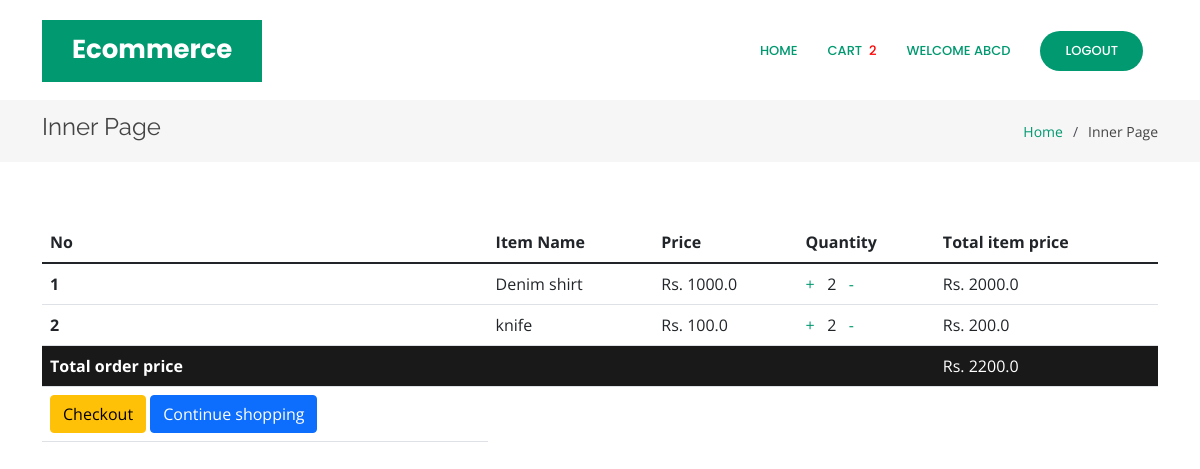
/orderlist (signed in), run on the app's committed database.
### core/models.py (models this page shows, shortened)
class Order(models.Model):
    user = models.ForeignKey(User, on_delete=models.CASCADE)
    items = models.ManyToManyField(OrderItem)
    start_date = models.DateTimeField(auto_now_add=True)
    ordered_date = models.DateTimeField()
    ordered = models.BooleanField(default=False)
    order_id = models.CharField(max_length=100,unique=True,default=None,blank=True,null=True)
    datetime_ofpayment = models.DateTimeField(auto_now_add=True)
    order_delivered = models.BooleanField(default=False)
    order_recieved = models.BooleanField(default=False)
    razorpay_order_id = models.CharField(max_length=500,null=True,blank=True)
    razorpay_payment_id = models.CharField(max_length=500,null=True,blank=True)
    razorpay_signature = models.CharField(max_length=500,null=True,blank=True)
    def get_total_price(self):
        total=0
        for order_item in self.items.all():
            total +=order_item.get_final_price()
        return total

class OrderItem(models.Model):
    user = models.ForeignKey(User, on_delete=models.CASCADE)
    ordered = models.BooleanField(default=False)
    product = models.ForeignKey(Product, on_delete=models.CASCADE)
    quantity = models.IntegerField(default=1)
    def get_total_item_price(self):
        return self.quantity * self.product.price
    def get_final_price(self):
        return self.get_total_item_price()

class Product(models.Model):
    name=models.CharField(max_length=100)
    category = models.ForeignKey('Category', on_delete=models.CASCADE)
    desc = models.TextField()
    price = models.FloatField(default=0.0)
    product_available_count = models.IntegerField(default=0)
    img = models.ImageField(upload_to='images/')

### core/views.py (the view)
# urls.py: path('orderlist',views.orderlist,name="orderlist"),
def orderlist(request):
    if Order.objects.filter(user=request.user,ordered=False).exists():
        order = Order.objects.get(user = request.user,ordered=False)
        return render(request,'core/orderlist.html',{'order':order})
    return render(request,'core/orderlist.html',{'message':"Your cart is empty"})

### core/templatetags/cart_template_tag.py (called while the page is built)
@register.filter
def cart_item_count(user):
    if user.is_authenticated:
        qs = Order.objects.filter(user=user,ordered=False)
        if qs.exists():
            return qs[0].items.count()
    return 0

### templates/core/orderlist.html (shortened to what this page needs)
<!DOCTYPE html>
{% load static %}
{% load cart_template_tag %}
<html lang="en">
<head>
  <link href="{% static 'core/vendor/aos/aos.css' %}" rel="stylesheet">
  <link href="{% static 'core/vendor/bootstrap/css/bootstrap.min.css' %}" rel="stylesheet">
  <link href="{% static 'core/vendor/bootstrap-icons/bootstrap-icons.css' %}" rel="stylesheet">
  <link href="{% static 'core/vendor/boxicons/css/boxicons.min.css' %}" rel="stylesheet">
  <link href="{% static 'core/vendor/glightbox/css/glightbox.min.css' %}" rel="stylesheet">
  <link href="{% static 'core/vendor/remixicon/remixicon.css' %}" rel="stylesheet">
  <link href="{% static 'core/vendor/swiper/swiper-bundle.min.css' %}" rel="stylesheet">
  <link href="{% static './core/css/index.css' %}" rel="stylesheet">
</head>
<body>
  <header id="header" class="fixed-top d-flex align-items-center">
    <div class="container">
      <div class="header-container d-flex align-items-center justify-content-between">
        <div class="logo">
          <h1 class="text-light"><a href="index.html"><span>Ecommerce</span></a></h1>
        </div>
        <nav id="navbar" class="navbar">
          <ul>
            {% if user.is_authenticated %}
            <li><a class="nav-link scrollto active" href="{% url 'index' %}">Home</a></li>
            <li><a class="nav-link scrollto active" href="{% url 'orderlist' %}">Cart&nbsp;&nbsp;
            <div style="color: red;">{{request.user | cart_item_count }}</div>
            </a></li>
            <li><a class="nav-link scrollto active" href="#hero">Welcome {{user.username}}</a></li>
            <li><a class="getstarted scrollto" href="{% url 'user_logout' %}">Logout</a></li>
            {% else %}
            <li><a class="getstarted scrollto" href="{% url 'user_login' %}">Login</a></li>
            <li><a class="getstarted scrollto" href="{% url 'user_register' %}">Register</a></li>
            {% endif %}
          </ul>
        </nav>
      </div>
    </div>
  </header>
  <main id="main">
    <section class="breadcrumbs">
      <div class="container">
        <div class="d-flex justify-content-between align-items-center">
          <h2>Inner Page</h2>
          <ol>
            <li><a href="{% url 'index' %}">Home</a></li>
            <li>Inner Page</li>
          </ol>
        </div>
      </div>
    </section>
    <section class="inner-page">
      <div class="container">
        <table class="table">
            <thead class="thead-dark">
              <tr>
                <th scope="col">No</th>
                <th scope="col">Item Name</th>
                <th scope="col">Price</th>
                <th scope="col">Quantity</th>
                <th scope="col">Total item price</th>
              </tr>
            </thead>
            <tbody>
            {% for order_item in order.items.all %}
              <tr>
                <th scope="row">{{forloop.counter}}</th>
                <td>{{order_item.product.name}}</td>
                <td>Rs. {{order_item.product.price}}</td>
                <td>
                    <a href="{% url 'add_item' order_item.product.pk %}">+</a> &nbsp;
                    {{order_item.quantity}} &nbsp;
                    <a href="{% url 'remove_item' order_item.product.pk %}">-</i></a>
                </td>
                <td>Rs. {{order_item.get_total_item_price}}</td>
              </tr>
            {% endfor %}
            {% if order.get_total_price %}
              <tr class="row100 body" style="background-color: #191919;">
                <td class="cell100 column1" style="color: white;"><b>Total order price</b></td>
                <td class="cell100 column2"></td>
                <td class="cell100 column3"></td>
                <td class="cell100 column4"></td>
                <td class="cell100 column5" style="color: white;">   Rs. {{order.get_total_price}}</td>
              </tr>
              <tr class="row100 body">
                <td class="cell100 column1">
                    <a href="{% url 'checkout_page' %}" class="btn btn-warning float-right ml-2">Checkout</a>
                    <a href="/" class="btn btn-primary float-right">Continue shopping</a>
                </td>
              </tr>
            {% endif %}
            </tbody>
          </table>
      </div>
    </section>
  </main>
</body>
</html>

### static/core/css/index.css (style rules this page uses)
body { font-family: "Open Sans", sans-serif; color: #444444; }
a { color: #009970; text-decoration: none; }
h1, h2, h3, h4, h5, h6 { font-family: "Raleway", sans-serif; }
#header { transition: all 0.5s; z-index: 997; transition: all 0.5s; top: 20px; }
#header .header-container { background: #fff; }
#header .logo { overflow: hidden; padding: 16px 30px 12px 30px; background: #009970; }
#header .logo h1 { font-size: 26px; padding: 0; line-height: 1; font-weight: 700; font-family: "Poppins", sans-serif; }
#header .logo h1 a, #header .logo h1 a:hover { color: #fff; text-decoration: none; }
.navbar { padding: 0; }
.navbar ul { margin: 0; padding: 0; display: flex; list-style: none; align-items: center; }
.navbar li { position: relative; }
.navbar a, .navbar a:focus { display: flex; align-items: center; justify-content: space-between; padding: 10px 0 10px 30px; color: #36343a; transition: 0.3s; font-size: 13px; font-weight: 500; text-transform: uppercase; font-family: "Poppins", sans-serif; white-space: nowrap; transition: 0.3s; }
.navbar a:hover, .navbar .active, .navbar .active:focus, .navbar li:hover > a { color: #009970; }
.navbar .getstarted, .navbar .getstarted:focus { background: #009970; padding: 10px 25px; margin-left: 30px; margin-right: 15px; border-radius: 50px; color: #fff; }
section { padding: 60px 0; overflow: hidden; }
.breadcrumbs { padding: 15px 0; background: #f6f6f7; margin-top: 100px; }
.breadcrumbs h2 { font-size: 24px; line-height: 1; font-weight: 400; }
.breadcrumbs ol { display: flex; flex-wrap: wrap; list-style: none; padding: 0; margin: 0; font-size: 14px; }
.breadcrumbs ol li + li { padding-left: 10px; }
.breadcrumbs ol li + li::before { display: inline-block; padding-right: 10px; color: #4f4c55; content: "/"; }

### data on the page
OrderItem: product.name "Denim shirt", product.price "1000.0", quantity "2", get_total_item_price "2000.0"
OrderItem: product.name "knife", product.price "100.0", quantity "2", get_total_item_price "200.0"
Order: get_total_price "2200.0"

### other printed values
{{ request.user | cart_item_count }} "2"
{{ user.username }} "ABCD"
